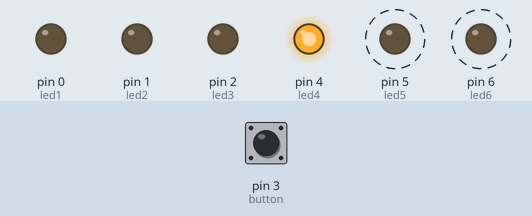
A program run on a simulated MicroPython board. Parts: output pins drawn as LEDs (lit = HIGH). Dashed ring = blinking. The inputs (shaded band) are chosen by the test bench; at power-on: pin 3 (button) HIGH.

Above: at 1.25 s.
1.3 s: pin 3 (button) pulled LOW for 0.75 s
At 1.45 s:
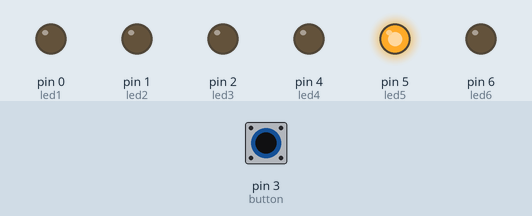
At 1.85 s:
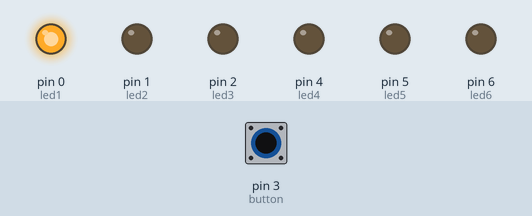
4.5 s: pin 3 (button) pulled LOW for 3.2 s
At 5.15 s:
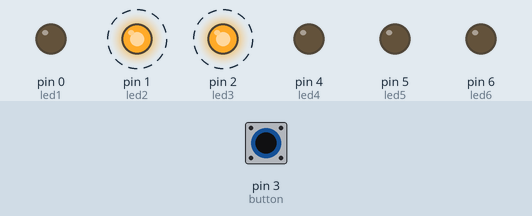
Timing chart, 0 to 15.2 s (numbered marks = the images above; inputs shaded):
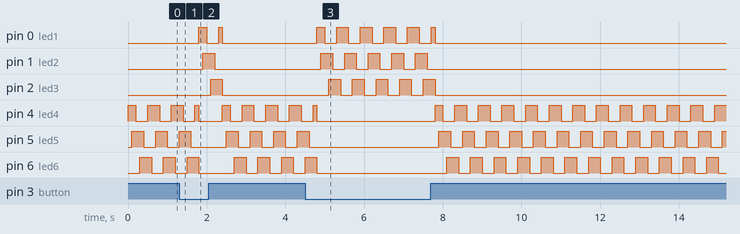

Measured:
- after the input at 1.3 s, pin 0 (led1): LOW → HIGH after 0.50 s, → LOW 0.20 s later, → HIGH 0.30 s later, → LOW 0.10 s later; pin 1 (led2): LOW → HIGH after 0.60 s, → LOW 0.30 s later; pin 2 (led3): LOW → HIGH after 0.80 s, → LOW 0.30 s later
- after the input at 4.5 s, pin 0 (led1): goes HIGH 0.20 s, 4 × (LOW 0.30 s, HIGH 0.30 s), LOW 0.30 s, HIGH 0.10 s, then LOW, starting after 0.30 s; pin 1 (led2): alternates HIGH for 0.30 s and LOW for 0.30 s, 10 changes in all, then stays LOW, starting after 0.40 s
- by itself, pin 5 (led5): repeats every 0.60 s: HIGH 0.30 s, LOW 0.30 s

The program:

kod.py
```python
from machine import Pin
from time import sleep

led1 = Pin(0, Pin.OUT)
led2 = Pin(1, Pin.OUT)
led3 = Pin(2, Pin.OUT)
led4 = Pin(4, Pin.OUT)
led5 = Pin(5, Pin.OUT)
led6 = Pin(6, Pin.OUT)
button = Pin(3, Pin.IN, Pin.PULL_UP)

while True:
    if button.value() == 0:
            led4.off()
            led5.off()
            led6.off()

            led1.on()
            led2.off()
            led3.off()
            sleep(0.1)

            led1.on()
            led2.on()
            led3.off()
            sleep(0.1)

            led1.off()
            led2.on()
            led3.off()
            sleep(0.1)

            led1.off()
            led2.on()
            led3.on()
            sleep(0.1)

            led1.off()
            led2.off()
            led3.on()
            sleep(0.1)

            led1.on()
            led2.off()
            led3.on()
            sleep(0.1)
    else:
            led1.off()
            led2.off()
            led3.off()

            led4.on()
            led5.off()
            led6.off()
            sleep(0.1)

            led4.on()
            led5.on()
            led6.off()
            sleep(0.1)

            led4.off()
            led5.on()
            led6.off()
            sleep(0.1)

            led4.off()
            led5.on()
            led6.on()
            sleep(0.1)

            led4.off()
            led5.off()
            led6.on()
            sleep(0.1)

            led4.on()
            led5.off()
            led6.on()
            sleep(0.1)
```
